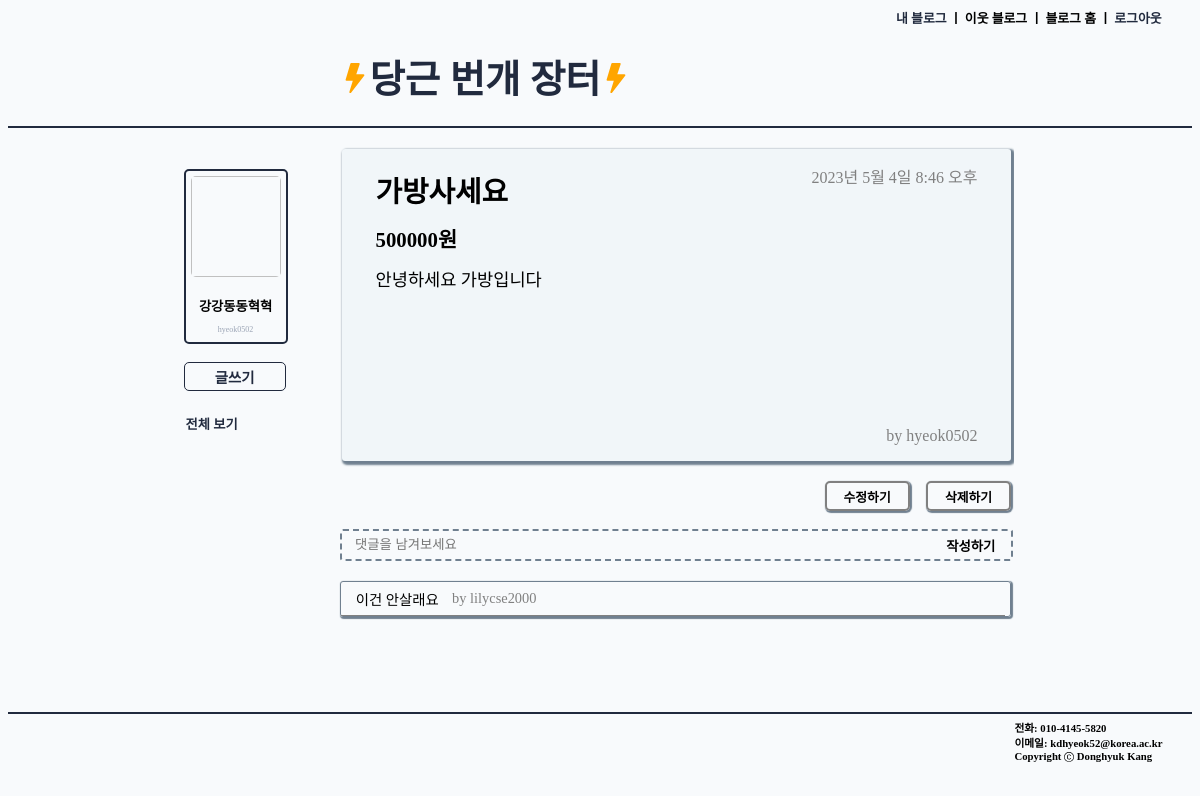
/blog/detail/2 (signed in), run on the app's committed database.
### accounts/models.py (models this page shows)
class Profile(models.Model):
    user = models.OneToOneField(User, on_delete=models.CASCADE)
    realname = models.TextField(max_length=10, default = '')
    nickname = models.TextField(max_length=10, default = '')
    age	= models.PositiveIntegerField(help_text="User Age", blank=True, null=True)

### blog/models.py (models this page shows, shortened)
class Post(models.Model):
    author = models.ForeignKey(User, on_delete=models.CASCADE, related_name="my_post", default='')
    date = models.DateTimeField(auto_now_add=True)
    title = models.CharField(max_length=100)
    content = models.TextField()
    cost = models.IntegerField()

class Comment(models.Model):
    post = models.ForeignKey(Post, on_delete=models.CASCADE, related_name="comments")
    author = models.ForeignKey(User, on_delete=models.CASCADE, related_name="my_comments")
    content = models.TextField()
    date = models.DateTimeField(auto_now_add=True)

### blog/views.py (the view, shortened to what this page needs)
# urls.py: path('detail/<int:post_pk>', views.detail, name = 'detail'),
@login_required(login_url='/accounts/login/')
def detail(request, post_pk):
    post = Post.objects.get(id = post_pk)
    return render(request, 'blog/detail.html', {'post': post})

### blog/templates/blog/detail.html (shortened to what this page needs)
{% extends 'blog/base.html' %}
{% block css %}
    {% load static %}
    <link rel="stylesheet" type="text/css" href="{% static 'blog/detail.css' %}">
{% endblock %}
{% block body %}
    <div class="detail">
        <div class="dtitle"><strong>{{post.title}}</strong></div>
        <div class="dcost"><strong>{{post.cost}}원</strong></div>
        <div class="dcontent">{{post.content}}</div>
        <div class="ddate">{{post.date}}</div>
        <div class="dauthor">by {{post.author}}</div>
    </div>
    <br>
    {% if user.is_authenticated and user.pk == post.author.pk %}
        <div class="update_button_div">
            <a href="{% url 'blog:update' post.id %}" class="update_update_button"><strong>수정하기</strong></a>
        </div>
        <div class="update_button_div">
            <a href="{% url 'blog:delete' post.id %}" class="update_delete_button"><strong>삭제하기</strong></a>
        </div>
        <br>
    {% endif %}
    <br>
    <br>
    <form method = "POST" class="comment_form">
        <input type="text" name="content" placeholder="댓글을 남겨보세요" class="comment_input"/>
        <button type="submit" class="comment_button"><strong>작성하기</strong></button>
    </form>
    {% if post.comments.all.count != 0 %}
    <div class="comment_list">
        {% for comment in post.comments.all %}
            <div class="comment_each">
                <span class="comment_each_text">{{comment.content}}</span>
                <span class="comment_each_author">by {{comment.author}}</span>
            </div>
        {% endfor %}
    </div>
    {% endif %}
{% endblock %}

### blog/templates/blog/base.html (shortened to what this page needs)
<!DOCTYPE html>
<html lang="en">
<head>
    {% load static %}
    <link rel="stylesheet" type="text/css" href="{% static 'blog/base.css' %}">
    {% block css %}
    {% endblock %}
</head>
<body>
    <div class="header">
        <h6 class="header_text"><a href="{% url 'blog:home' %}" class="home_link">내 블로그</a> ㅣ 이웃 블로그 ㅣ 블로그 홈 ㅣ <a href="{% url 'accounts:logout' %}" class="logout_button">로그아웃</a></h6>
    </div>
    <div class="title">
        <h1 class="title_text"><a href="{% url 'blog:home' %}" class="home_link_title"><svg xmlns="http://www.w3.org/2000/svg" width="30" height="30" fill="orange" class="bi bi-lightning-fill" viewBox="0 0 16 16">
            <path d="M5.52.359A.5.5 0 0 1 6 0h4a.5.5 0 0 1 .474.658L8.694 6H12.5a.5.5 0 0 1 .395.807l-7 9a.5.5 0 0 1-.873-.454L6.823 9.5H3.5a.5.5 0 0 1-.48-.641l2.5-8.5z"/>
          </svg>당근 번개 장터<svg xmlns="http://www.w3.org/2000/svg" width="30" height="30" fill="orange" viewBox="0 0 16 16">
            <path d="M5.52.359A.5.5 0 0 1 6 0h4a.5.5 0 0 1 .474.658L8.694 6H12.5a.5.5 0 0 1 .395.807l-7 9a.5.5 0 0 1-.873-.454L6.823 9.5H3.5a.5.5 0 0 1-.48-.641l2.5-8.5z"/>
          </svg></a></h1>
    </div>
    <div class="body">
        <div class="nav_bar">
            <div class="profile">
                <div><img class="profile_img"></div>
                <div class="profile_text">
                    <div><h5 class="profile_text_name">{{user.profile.nickname}}</h5></div>
                    <div><span class="profile_text_gray">{{user.username}}</span></div>
                </div>
            </div>
            <br>
            <a href="{% url 'blog:new' %}" class="base_create_button button button_hover"><strong>글쓰기</strong></a>
            <div>
            <a href="{% url 'blog:home' %}" class="button"><h5 class="button_text button_hover">전체 보기</h5></a>
            </div>
        </div>
        <div class="in_body">
            {% block body %}
            {% endblock %}
        </div>
    </div>
    <footer class="footer">
        <div class="info">
            <div class="info_margin"><h6 class="info_text">전화: 010-4145-5820</h6></div>
            <div class="info_margin"><h6 class="info_text">이메일: kdhyeok52@korea.ac.kr</h6></div>
            <div class="copyright info_margin"><h6 class="info_text">Copyright  Donghyuk Kang</h6></div>
        </div>
    </footer>
</body>
</html>

### blog/static/blog/base.css (style rules this page uses)
body { background-color:#f1f6f97a; }
.home_link { text-decoration: none; color: #212A3E; }
.home_link_title { text-decoration: none; color: #212A3E; font-size: 1.2em; }
.body { width: 70%; margin: 0 15%; position: relative; display: flex; flex-direction: row; height: 36.5em; }
.header { width: 100%; font-size: 1.2em; }
.header_text { width: 25%; margin: 0.5% 0 0 75%; }
.logout_button { color: #212A3E; text-decoration: none; }
.title { width: auto; height: auto; border-bottom: 2px solid #212A3E; }
.title_text { margin-left: 28%; width: 50%; }
.footer { width: 100%; border-top: 2px solid #212A3E; height: 5%; padding: 0.5% 0; }
.info { margin-left: 85%; }
.info_margin { margin-bottom: 0.1%; }
.info_text { margin: 0; }
.c_circle { position: relative; top: 2px; }
.profile { border: #212A3E solid 2px; border-radius: 5px; width: 100px; height: 100%; text-align: center; position: relative; left: -2% }
.profile_img { width: 90%; height: 9em; border-radius: 5px; font-size: 0.7em; margin: 5% ; }
.profile_text_name { margin: 10% 0 10% 0; }
.profile_text_gray { color: #9BA4B5; font-size: 0.5em; display: block; width: 90%; margin: 0 5% 8% 5%; word-break: break-all; }
.nav_bar { margin-top: 5%; display: flex; flex-direction: column; align-items: start; position: absolute; top: 0; }
.button { text-decoration: none; color: #212A3E; }
.base_create_button { border: 1.8px solid #212A3E; border-radius: 5px; padding: 3% 0; width: 100px; position: relative; left: -2%; font-size: 0.9em; text-align: center; }
.button_text { margin-bottom: 1%; }
.in_body { width: 82%; height: 93%; position: absolute; left: 18%; overflow-x: hidden; overflow-y: auto; margin-top: 2%; }

### blog/static/blog/detail.css (style rules this page uses)
.detail { width: 93.5%; height: 50%; box-shadow: 2px 2px 2px 2px slategray; position: relative; top: 0.8%; margin-left: 1%; border-radius: 3px; padding: 3% 0 3% 5%; background-color: #F1F6F9; position: relative; }
.dtitle { font-size: 1.8em; }
.dcost { font-size: 1.3em; margin: 2% 0; }
.dcontent { font-size: 1.1em; }
.ddate { color: gray; position: absolute; top: 5%; right: 5%; }
.dauthor { color: gray; position: absolute; bottom: 5%; right: 5%; }
.update_button_div { width: 99.5%; position: relative; }
.update_update_button { text-decoration: none; color: black; padding: 0.5% 2.5%; border: 2px solid gray; border-radius: 5px; font-size: 0.8em; margin-top: 1%; box-shadow: 1px 1px 1px 1px slategray; position: absolute; right: 15%; }
.update_delete_button { text-decoration: none; color: black; padding: 0.5% 2.5%; border: 2px solid gray; border-radius: 5px; font-size: 0.8em; margin-top: 1%; box-shadow: 1px 1px 1px 1px slategray; position: absolute; right: 0; }
.comment_form { border: 2px dashed slategray; border-radius: 3px; width: 98.5%; margin-left: 0.7%; position: relative; }
.comment_input { border: 2px dashed slategray; width: 87%; height: auto; background: none; border: none; padding: 1% 0; margin-left: 2%; }
.comment_button { width: 12%; color: black; background: none; position: absolute; top: 15%; right: 0; border: none; }
.comment_list { margin-top: 3%; border-radius: 3px; border: 1px solid slategray; box-shadow: 1px 1px 1px 1px slategray; width: 98.5%; margin-left: 0.7%; }
.comment_each { width: 99%; height: 1.8em; font-size: 0.9em; position: relative; display: flex; flex-direction: row; align-items: center; padding: 0.5% 0 0.5% 0.3%; border-bottom: 1px solid gray; }
.comment_each_text { margin-left: 2%; }
.comment_each_author { margin-left: 2%; color: gray; }

### data on the page
Post: title "가방사세요", cost "500000", content "안녕하세요 가방입니다", date "2023년 5월 4일 8:46 오후", author "hyeok0502"
Comment: content "이건 안살래요", author "lilycse2000"

### other printed values
{{ user.profile.nickname }} "강강동동혁혁"
{{ user.username }} "hyeok0502"
